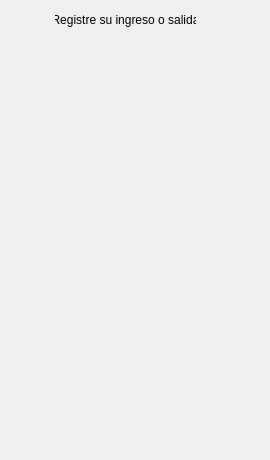
<?xml version="1.0" encoding="UTF-8"?>
<ui version="4.0">
 <class>Registro</class>
 <widget class="QWidget" name="Registro">
  <property name="geometry">
   <rect>
    <x>0</x>
    <y>0</y>
    <width>270</width>
    <height>460</height>
   </rect>
  </property>
  <property name="windowTitle">
   <string>Registro</string>
  </property>
  <layout class="QGridLayout" name="gridLayout">
   <property name="leftMargin">
    <number>0</number>
   </property>
   <property name="topMargin">
    <number>0</number>
   </property>
   <property name="rightMargin">
    <number>0</number>
   </property>
   <property name="bottomMargin">
    <number>0</number>
   </property>
   <property name="spacing">
    <number>0</number>
   </property>
   <item row="0" column="0">
    <widget class="Image" name="fondo" native="true">
     <widget class="Scene" name="scene" native="true">
      <property name="geometry">
       <rect>
        <x>20</x>
        <y>50</y>
        <width>231</width>
        <height>91</height>
       </rect>
      </property>
      <property name="sizePolicy">
       <sizepolicy hsizetype="Expanding" vsizetype="Expanding">
        <horstretch>0</horstretch>
        <verstretch>0</verstretch>
       </sizepolicy>
      </property>
     </widget>
     <widget class="QLabel" name="label">
      <property name="geometry">
       <rect>
        <x>55</x>
        <y>10</y>
        <width>141</width>
        <height>20</height>
       </rect>
      </property>
      <property name="text">
       <string>Registre su ingreso o salida</string>
      </property>
      <property name="alignment">
       <set>Qt::AlignCenter</set>
      </property>
     </widget>
    </widget>
   </item>
  </layout>
 </widget>
 <customwidgets>
  <customwidget>
   <class>Image</class>
   <extends>QWidget</extends>
   <header>image.hpp</header>
   <container>1</container>
  </customwidget>
  <customwidget>
   <class>Scene</class>
   <extends>QWidget</extends>
   <header>scene.h</header>
   <container>1</container>
  </customwidget>
 </customwidgets>
 <resources/>
 <connections/>
</ui>
